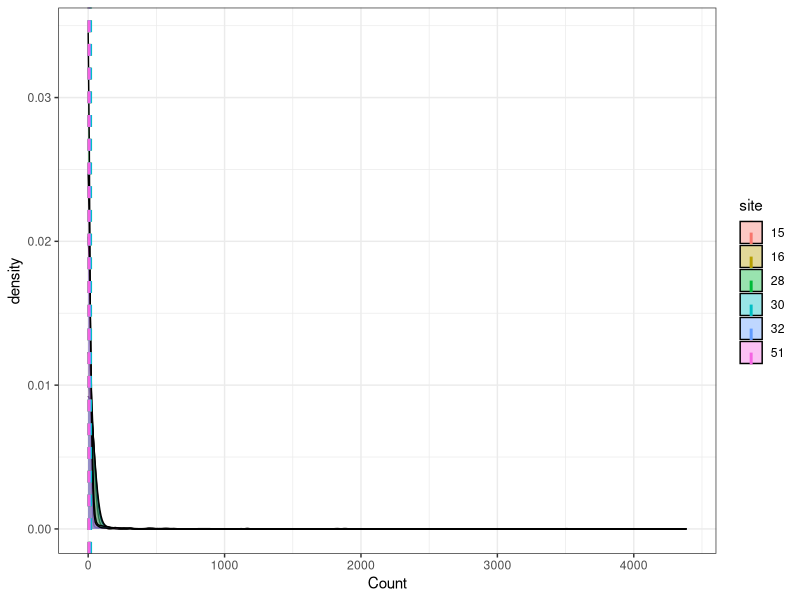
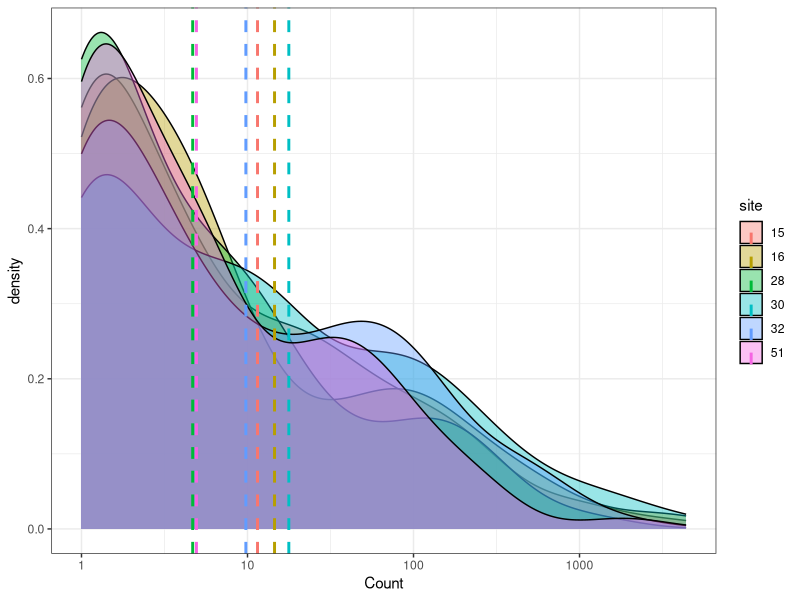
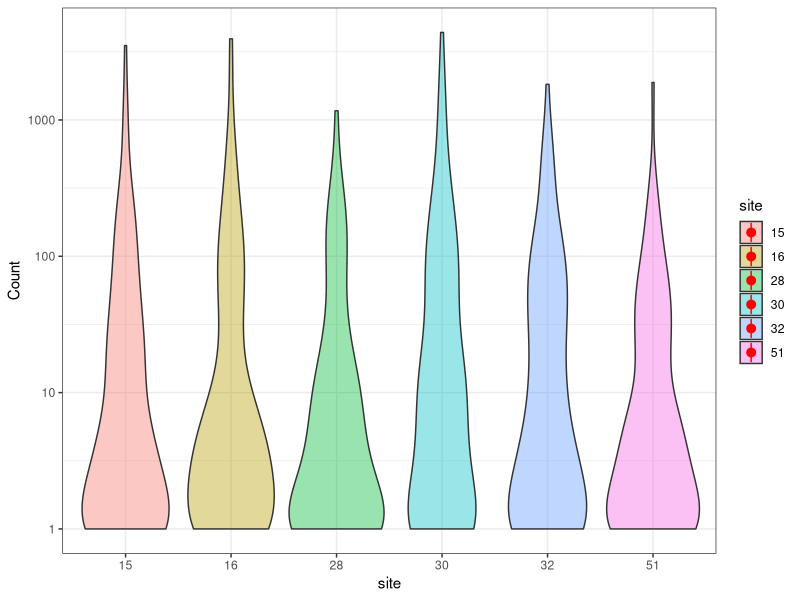
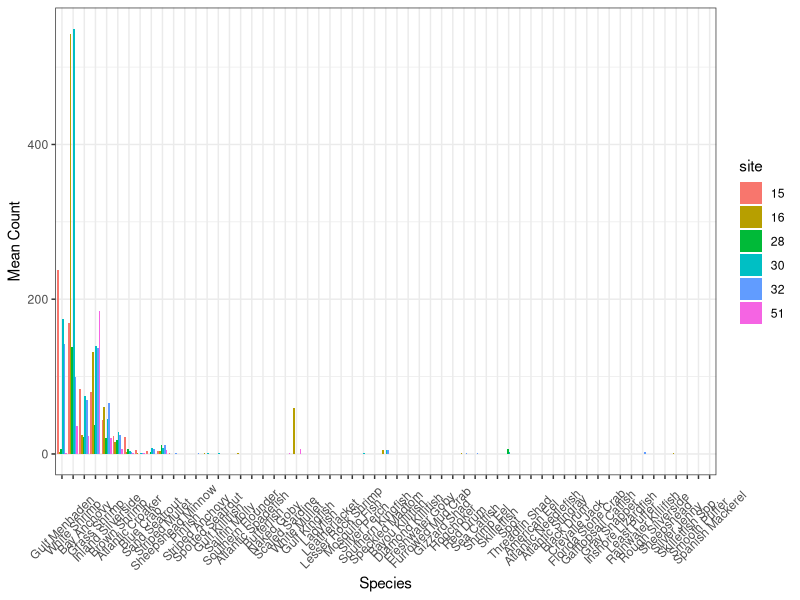
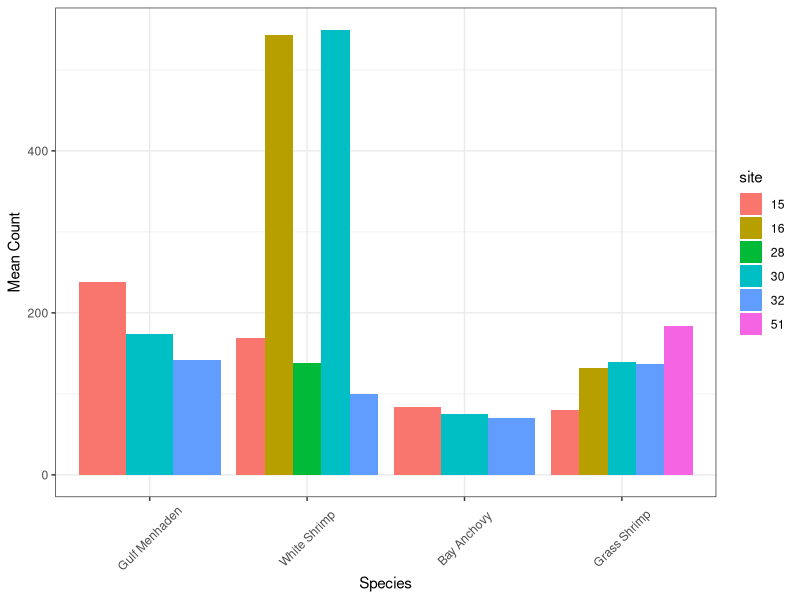
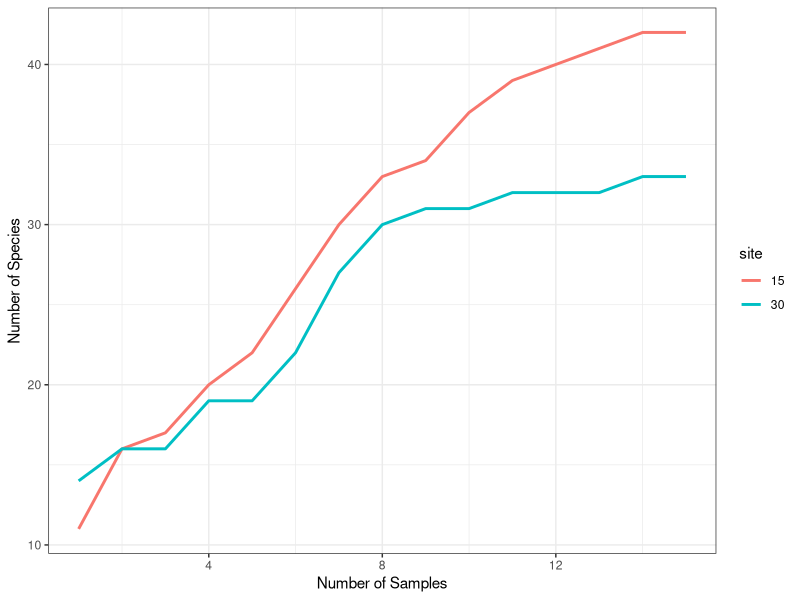
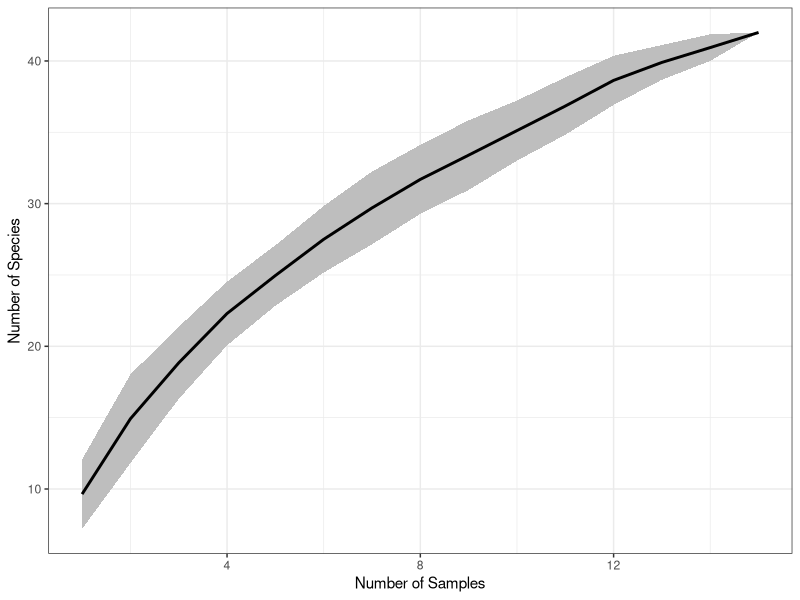
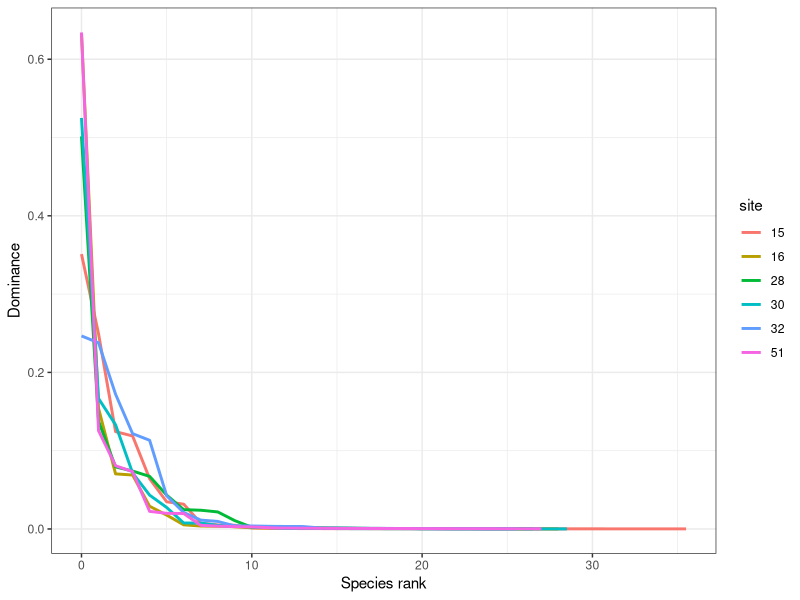

Write R code to recreate these figures, in order.
#' """ Workshop 7: Community data: diversity metrics
#'     @author: BSC 6926 B52
#'     date: 10/8/25"""

library(tidyverse)

## Community Data
#Community data can vary in format, but typically involves abundance, biomass, or CPUE data for multiple species collected in each sample. Data can be stored in wide (species ID for each column) or long format. When examining community data, the first step is usually data exploration which can be done by calculating summary statistics or plotting.



# data in wide format
marsh_w = read_csv('data/Calcasieu.csv') |> 
  mutate(site = as.character(site),
         month = month(date)) 

marsh_w

# convert to long format for plotting
marsh_l = marsh_w |> 
  pivot_longer(cols = 4:62, 
               names_to = "Species", 
               values_to = "Count") 

marsh_l

# calculate summary statistics

marsh_ss = marsh_l |> 
  group_by(site) |> 
  summarise(mean_count = mean(Count, na.rm = TRUE),
            sd_count = sd(Count, na.rm = TRUE),
            total = sum(Count, na.rm = TRUE)) 

marsh_ss


### Plot density of Abundance

ggplot(marsh_l, aes(x = Count, fill = site))+
  geom_density(alpha=0.4) +
  geom_vline(data=marsh_ss, aes(xintercept=mean_count, color=site),
             linetype="dashed", linewidth = 1) +
  theme_bw()

# change scale of axis
ggplot(marsh_l, aes(x = Count, fill = site))+
  geom_density(alpha=0.4) +
  geom_vline(data=marsh_ss, aes(xintercept=mean_count, color=site),
             linetype="dashed", linewidth = 1) +
  scale_x_log10()+
  theme_bw()


### Violin plot of abundance


ggplot(marsh_l, aes(x = site, y = Count, fill = site))+
  geom_violin(alpha=0.4) +
  stat_summary(fun.data=mean_sdl, mult=1, 
               geom="pointrange", color="red") +
  scale_y_log10()+
  theme_bw()



## Summarize and plot by species

marsh_summary2 = marsh_l |> 
  group_by(site, Species) |> 
  summarise(mean_count = mean(Count, na.rm = TRUE),
            sd_count = sd(Count, na.rm = TRUE),
            total = sum(Count, na.rm = TRUE)) |> 
  mutate(Species = fct_reorder(Species, mean_count, .desc = TRUE))

ggplot(marsh_summary2, aes(x = Species, y = mean_count, fill = site))+
  geom_bar(stat = "identity", position=position_dodge()) + 
  labs(y = 'Mean Count', x = 'Species', fill = 'site')+
  theme_bw() +
  theme(axis.text.x = element_text(angle = 45, vjust = 0.5))

# filter to only top species
ggplot(marsh_summary2 |> filter(total > 1000), aes(x = Species, y = mean_count, fill = site))+
  geom_bar(stat = "identity", position=position_dodge()) + 
  labs(y = 'Mean Count', x = 'Species', fill = 'site')+
  theme_bw() +
  theme(axis.text.x = element_text(angle = 45, vjust = 0.5))

## Diversity metrics
#Community data due to its multidimensionality is difficulty to interpret. Researchers have developed different indices and metrics to provide information about the biodiversity of the community data.

## Species Richness
#Species richness ($S$) is the total number of species. 

marsh_l |> 
  group_by(site, month) |> 
  filter(Count > 0) |> 
  summarise(richness = length(unique(Species))) |> 
  ungroup() |> 
  group_by(site) |> 
  summarise(mean_richness = mean(richness, na.rm = TRUE),
            sd_richness = sd(richness, na.rm = TRUE))

## Shannon 
# The Shannon diversity index ($H'$) is a diversity metric that accounts for species proportions and is calculated with the following formula: 
# $$H' = -\sum_{i=1}^S p_i \log(p_i)$$
#   where $p_i$ is the proportion of species $i$. The higher the value of $H'$, the higher the diversity of species in a particular community. The lower the value of H, the lower the diversity. A value of $H'$ = 0 indicates a community that only has one species.

# for loop
df = unique(marsh_l[c("site","month")])
df$H = NA

df

for (i in 1:nrow(df)){
  d = marsh_l |> filter(site == df$site[i],
                          month == df$month[i],
                          Count > 0)
  d = d |> count(Species,wt = Count) |> 
    mutate(pi = n/sum(n),
           ln_pi = log(pi),
           p_ln_pi = pi*ln_pi)
  
  df$H[i] = -sum(d$p_ln_pi)
}

df

df |> 
  group_by(site) |> 
  summarise(mean_H = mean(H, na.rm = TRUE),
            sd_H = sd(H, na.rm = TRUE))


# dplyr
marsh_l |> 
  group_by(site, month) |> 
  filter(Count > 0) |> 
  mutate(Total = sum(Count)) |> 
  ungroup() |> 
  group_by(site, month, Species) |>
  summarise(Count_Spp = sum(Count),
            Total_Count = max(Total)) |> 
  mutate(p = Count_Spp/Total_Count, 
         ln_pi = log(p), 
         p_ln_pi = p*ln_pi) |> 
  ungroup() |> 
  group_by(site, month) |> 
  summarise(H = -sum(p_ln_pi)) |> 
  ungroup() |> 
  group_by(site) |> 
  summarise(mean_H = mean(H, na.rm = TRUE),
            sd_H = sd(H, na.rm = TRUE))

## Simpson
# Another popular set of indices are Simpson's indices. The Simpson index calculated is a dominance metric and is calculated
# $$D = \sum_{i=1}^S p_i^2$$ It ranges between 0 and 1 with high values indicating that abundance is made up of a few species. Its counter part $1 - D$ is an evenness index. The inverse $1/D$ is an indication of the richness in a community with uniform evenness that would have the same level of diversity.

# for loop
df$D = NA
df

for (i in 1:nrow(df)){
  d = marsh_l |> filter(site == df$site[i],
                        month == df$month[i],
                        Count > 0)
  d = d |> count(Species,wt = Count) |> 
    mutate(pi = n/sum(n))
  
  df$D[i] = sum(d$pi^2)
}
df$even = 1 - df$D
df$inv = 1/df$D

df

df |> 
  group_by(site) |> 
  summarize(across(D:inv, list(mean = mean, sd = sd)))

# dplyr
marsh_l |> 
  group_by(site, month) |> 
  filter(Count > 0) |> 
  mutate(Total = sum(Count)) |> 
  ungroup() |> 
  group_by(site, month, Species) |>
  summarize(Count_Spp = sum(Count),
            Total_Count = max(Total)) |> 
  mutate(p = Count_Spp/Total_Count, 
         p2 = p^2) |> 
  ungroup() |> 
  group_by(site, month) |> 
  summarise(s_dominance = sum(p2),
            s_evenness = 1 - s_dominance,
            inverse_s = 1/s_dominance) |> 
  group_by(site) |> 
  summarize(across(s_dominance:s_evenness, list(mean = mean, sd = sd)))

## Species accumulation curves
# Also called rarefaction curve, plots the number of species as a function of the number of samples.
# add unique ID for each sampling event
marsh_l = marsh_l |> 
  group_by(site, date) |> 
  mutate(sample_ID = cur_group_id()) |> 
  ungroup()

# curve for site 15
m15 = marsh_l |> 
  filter(site == '15')

m15_sample_ID  = unique(m15$sample_ID)

# store data
sp_m15 = tibble(site = '15', n_samp = 1:length(m15_sample_ID), n_spp = NA)

for (i in 1:length(m15_sample_ID)){
  # sample ID to include
  samp = m15_sample_ID[1:i]
  
  # include only sample numbers 
  d = m15 |> 
    filter(sample_ID %in% samp,
           Count > 0)
  
  sp_m15$n_spp[i] = length(unique(d$Species))
}

# curve for 30
m30 = marsh_l |> 
  filter(site == '30')

m30_sample_ID  = unique(m30$sample_ID)

# store data
sp_m30 = tibble(site = '30', n_samp = 1:length(m30_sample_ID), n_spp = NA)

for (i in 1:length(m30_sample_ID)){
  # sample ID to include
  samp = m30_sample_ID[1:i]
  
  # include only sample numbers 
  d = m30 |> 
    filter(sample_ID %in% samp,
           Count > 0)
  
  sp_m30$n_spp[i] = length(unique(d$Species))
}

# bind and plot
sac = bind_rows(sp_m15, sp_m30)

ggplot(sac, aes(n_samp, n_spp, color = site))+
  geom_line(linewidth = 1)+
  labs(x = 'Number of Samples',
       y = 'Number of Species',
       color = 'site')+
  theme_bw()

### Iterate and use based on random samples


# curve for site 15
m15 = marsh_l |> 
  filter(site == '15')

m15_sample_ID  = unique(m15$sample_ID)

iterations = 50

# store data
sp_m15 = tibble(site = '15', 
               n_samp = rep(1:length(m15_sample_ID),times = iterations), 
               n_spp = NA,
               i = rep(1:iterations, each = length(m15_sample_ID)))

for (j in 1:iterations) {
  # create random sample order
  sID = sample(m15_sample_ID)
  for (i in 1:length(m15_sample_ID)) {
    # sample ID to include
    samp = sID[1:i]
    
    # include only sample numbers
    d = m15 |>
      filter(sample_ID %in% samp,
             Count > 0)
    
    sp_m15$n_spp[i+((j-1)*length(m15_sample_ID))] = length(unique(d$Species))
  }
}

avg = sp_m15 |> 
  group_by(n_samp) |> 
  summarize(m_spp = mean(n_spp, na.rm = T),
            sd_spp = sd(n_spp, na.rm = T))

ggplot(avg, aes(n_samp, m_spp))+
  geom_ribbon(aes(ymin = m_spp - sd_spp, ymax = m_spp + sd_spp),
              fill = 'grey')+
  geom_line(linewidth = 1)+
  labs(x = 'Number of Samples',
       y = 'Number of Species',
       color = 'site')+
  theme_bw()


## Dominance curves / Whittaker curves
#Dominance as a function of species rank

df = marsh_l |> 
    group_by(site) |> 
    filter(Count > 0) |> 
    mutate(Total = sum(Count)) |> 
    group_by(site, Species) |>
    summarise(Count_Spp = sum(Count),
              Total_Count = max(Total)) |> 
    mutate(p_i = Count_Spp/Total_Count, 
           rank = length(unique(Species))-rank(p_i)) |> 
    ungroup()

ggplot(df, aes(rank, p_i, color = site))+
  geom_line(size = 1)+
  labs(x = 'Species rank',
       y = 'Dominance',
       color = 'site')+
  theme_bw()

## K-dominance curves
# Cumulative dominance by species rank


df = marsh_l |> 
    group_by(site) |> 
    filter(Count > 0) |> 
    mutate(Total = sum(Count)) |> 
    ungroup() |> 
    group_by(site, Species) |>
    summarise(Count_Spp = sum(Count),
              Total_Count = max(Total)) |> 
    mutate(p_i = Count_Spp/Total_Count, 
           rank = length(unique(Species))-rank(p_i)) |> 
    arrange(rank, .by_group = T) |> 
  mutate(cumsum = cumsum(p_i))

ggplot(df, aes(rank, cumsum, color = site))+
  geom_line(size = 1)+
  labs(x = 'Species rank',
       y = 'Cumulative Dominance',
       color = 'site')+
  theme_bw()

# ## Exercises 
# 1. Using the Calcasieu seine dataset, calculate the species richness for each month at each month and plot over the year. 
# 
# 2. Calculate the average Shannon and Simpson indeces for the fall (Sep-Nov) and Spring (March-May) for site 30. 
# 
# 3. _Challenge_: Calculate the average species accumulation curve for site 16 and site 28. Plot your results.
